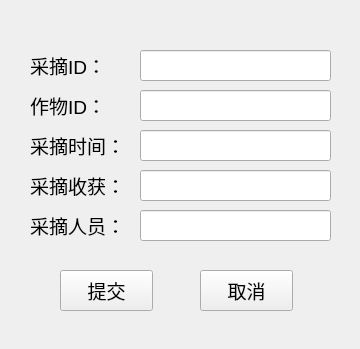
<?xml version="1.0" encoding="UTF-8"?>
<ui version="4.0">
 <class>HarvestRecordsinsert</class>
 <widget class="QWidget" name="HarvestRecordsinsert">
  <property name="geometry">
   <rect>
    <x>0</x>
    <y>0</y>
    <width>360</width>
    <height>349</height>
   </rect>
  </property>
  <property name="font">
   <font>
    <pointsize>14</pointsize>
   </font>
  </property>
  <property name="windowTitle">
   <string>Form</string>
  </property>
  <widget class="QLabel" name="label_4">
   <property name="geometry">
    <rect>
     <x>30</x>
     <y>170</y>
     <width>101</width>
     <height>31</height>
    </rect>
   </property>
   <property name="text">
    <string>采摘收获：</string>
   </property>
  </widget>
  <widget class="QLineEdit" name="lineEdit_3">
   <property name="geometry">
    <rect>
     <x>140</x>
     <y>130</y>
     <width>191</width>
     <height>31</height>
    </rect>
   </property>
  </widget>
  <widget class="QLineEdit" name="lineEdit_4">
   <property name="geometry">
    <rect>
     <x>140</x>
     <y>170</y>
     <width>191</width>
     <height>31</height>
    </rect>
   </property>
  </widget>
  <widget class="QLineEdit" name="lineEdit_2">
   <property name="geometry">
    <rect>
     <x>140</x>
     <y>90</y>
     <width>191</width>
     <height>31</height>
    </rect>
   </property>
  </widget>
  <widget class="QLineEdit" name="lineEdit">
   <property name="geometry">
    <rect>
     <x>140</x>
     <y>50</y>
     <width>191</width>
     <height>31</height>
    </rect>
   </property>
  </widget>
  <widget class="QLabel" name="label_5">
   <property name="geometry">
    <rect>
     <x>30</x>
     <y>210</y>
     <width>101</width>
     <height>31</height>
    </rect>
   </property>
   <property name="text">
    <string>采摘人员：</string>
   </property>
  </widget>
  <widget class="QLabel" name="label_3">
   <property name="geometry">
    <rect>
     <x>30</x>
     <y>130</y>
     <width>111</width>
     <height>31</height>
    </rect>
   </property>
   <property name="text">
    <string>采摘时间：</string>
   </property>
  </widget>
  <widget class="QPushButton" name="pushButton_2">
   <property name="geometry">
    <rect>
     <x>200</x>
     <y>270</y>
     <width>93</width>
     <height>41</height>
    </rect>
   </property>
   <property name="text">
    <string>取消</string>
   </property>
  </widget>
  <widget class="QPushButton" name="pushButton">
   <property name="geometry">
    <rect>
     <x>60</x>
     <y>270</y>
     <width>93</width>
     <height>41</height>
    </rect>
   </property>
   <property name="text">
    <string>提交</string>
   </property>
  </widget>
  <widget class="QLabel" name="label">
   <property name="geometry">
    <rect>
     <x>30</x>
     <y>50</y>
     <width>91</width>
     <height>31</height>
    </rect>
   </property>
   <property name="text">
    <string>采摘ID：</string>
   </property>
  </widget>
  <widget class="QLabel" name="label_2">
   <property name="geometry">
    <rect>
     <x>30</x>
     <y>90</y>
     <width>111</width>
     <height>31</height>
    </rect>
   </property>
   <property name="text">
    <string>作物ID：</string>
   </property>
  </widget>
  <widget class="QLineEdit" name="lineEdit_5">
   <property name="geometry">
    <rect>
     <x>140</x>
     <y>210</y>
     <width>191</width>
     <height>31</height>
    </rect>
   </property>
  </widget>
 </widget>
 <resources/>
 <connections/>
</ui>
